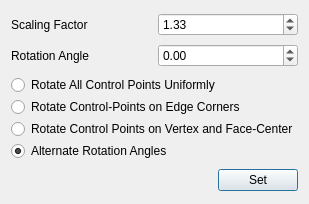
<?xml version="1.0" encoding="UTF-8"?>
<ui version="4.0">
 <class>PathParameters</class>
 <widget class="QDialog" name="PathParameters">
  <property name="geometry">
   <rect>
    <x>0</x>
    <y>0</y>
    <width>308</width>
    <height>204</height>
   </rect>
  </property>
  <property name="windowTitle">
   <string>Dialog</string>
  </property>
  <layout class="QHBoxLayout" name="horizontalLayout_4">
   <item>
    <layout class="QVBoxLayout" name="verticalLayout">
     <item>
      <layout class="QHBoxLayout" name="horizontalLayout">
       <item>
        <widget class="QLabel" name="label">
         <property name="text">
          <string>Scaling Factor</string>
         </property>
        </widget>
       </item>
       <item>
        <widget class="QDoubleSpinBox" name="ScaleBox">
         <property name="minimum">
          <double>0.100000000000000</double>
         </property>
         <property name="maximum">
          <double>5.000000000000000</double>
         </property>
         <property name="singleStep">
          <double>0.100000000000000</double>
         </property>
         <property name="value">
          <double>1.330000000000000</double>
         </property>
        </widget>
       </item>
      </layout>
     </item>
     <item>
      <layout class="QHBoxLayout" name="horizontalLayout_2">
       <item>
        <widget class="QLabel" name="label_2">
         <property name="text">
          <string>Rotation Angle</string>
         </property>
        </widget>
       </item>
       <item>
        <widget class="QDoubleSpinBox" name="AngleBox">
         <property name="minimum">
          <double>-180.000000000000000</double>
         </property>
         <property name="maximum">
          <double>180.000000000000000</double>
         </property>
        </widget>
       </item>
      </layout>
     </item>
     <item>
      <layout class="QGridLayout" name="gridLayout">
       <property name="spacing">
        <number>2</number>
       </property>
       <item row="3" column="0">
        <widget class="QRadioButton" name="rotateAlternatively">
         <property name="text">
          <string>Alternate Rotation Angles</string>
         </property>
         <property name="checked">
          <bool>true</bool>
         </property>
        </widget>
       </item>
       <item row="0" column="0">
        <widget class="QRadioButton" name="rotateAll">
         <property name="text">
          <string>Rotate All Control Points Uniformly</string>
         </property>
        </widget>
       </item>
       <item row="1" column="0">
        <widget class="QRadioButton" name="rotateEdge">
         <property name="text">
          <string>Rotate Control-Points on Edge Corners</string>
         </property>
        </widget>
       </item>
       <item row="2" column="0">
        <widget class="QRadioButton" name="rotateVertexFace">
         <property name="text">
          <string>Rotate Control Points on Vertex and Face-Center</string>
         </property>
        </widget>
       </item>
      </layout>
     </item>
     <item>
      <layout class="QHBoxLayout" name="horizontalLayout_3">
       <item>
        <spacer name="horizontalSpacer">
         <property name="orientation">
          <enum>Qt::Horizontal</enum>
         </property>
         <property name="sizeHint" stdset="0">
          <size>
           <width>40</width>
           <height>20</height>
          </size>
         </property>
        </spacer>
       </item>
       <item>
        <widget class="QPushButton" name="pushButton">
         <property name="text">
          <string>Set</string>
         </property>
        </widget>
       </item>
      </layout>
     </item>
    </layout>
   </item>
  </layout>
 </widget>
 <resources/>
 <connections>
  <connection>
   <sender>pushButton</sender>
   <signal>clicked()</signal>
   <receiver>PathParameters</receiver>
   <slot>close()</slot>
   <hints>
    <hint type="sourcelabel">
     <x>470</x>
     <y>323</y>
    </hint>
    <hint type="destinationlabel">
     <x>96</x>
     <y>106</y>
    </hint>
   </hints>
  </connection>
 </connections>
</ui>
